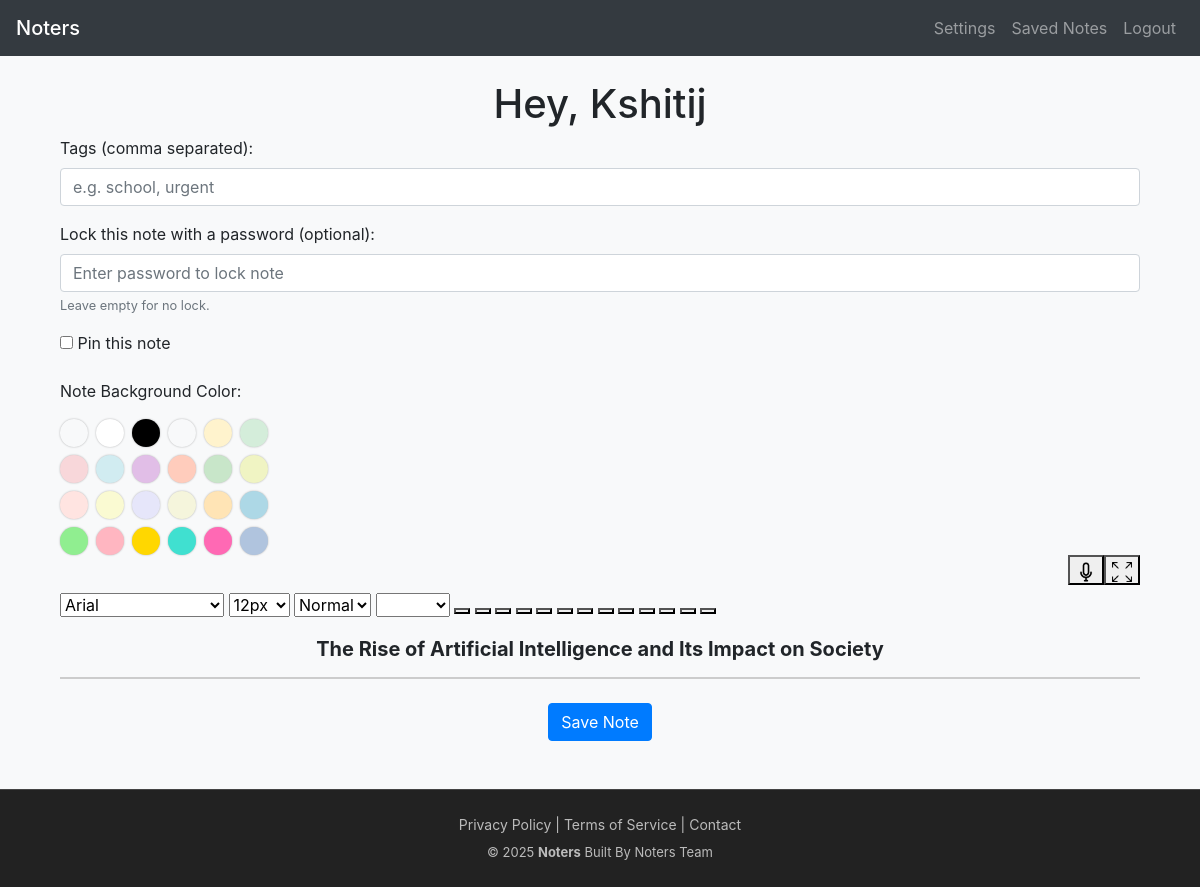
Page /edit/4 (signed in) on the committed database.
### website/models.py (models this page shows, shortened)
class User(db.Model, UserMixin):
    id = db.Column(db.Integer, primary_key=True)
    username = db.Column(db.String(150), unique=True, nullable=True)
    email = db.Column(db.String(150), unique=True, nullable=False)
    profile_pic_url = db.Column(db.String(255), nullable=False)
    password = db.Column(db.String(150), nullable=False)
    first_name = db.Column(db.String(150), nullable=False)
    notes = db.relationship('Note', backref='user', cascade='all, delete-orphan')
    created_at = db.Column(db.DateTime, default=datetime.utcnow)

class Note(db.Model):
    id = db.Column(db.Integer, primary_key=True)
    data = db.Column(db.Text)
    date = db.Column(db.DateTime(timezone=True), default=func.now())
    last_updated = db.Column(db.DateTime(timezone=True), default=func.now(), onupdate=func.now())
    bg_color = db.Column(db.String(20))
    tags = db.Column(db.String(100))
    is_pinned = db.Column(db.Boolean, default=False)
    is_completed = db.Column(db.Boolean, default=False)
    user_id = db.Column(db.Integer, db.ForeignKey('user.id'), nullable=False)
    summary = db.Column(db.Text, nullable=True)
    title = db.Column(db.String(255), nullable=False)
    order_index = db.Column(db.Integer, default=0)
    folder_id = db.Column(db.Integer, db.ForeignKey('folder.id'), nullable=True)
    folder = db.relationship('Folder', backref='notes')
    password_hash = db.Column(db.String(128), nullable=True)
    is_locked = db.Column(db.Boolean, default=False)
    versions = db.relationship('NoteVersion', backref='note', cascade='all, delete-orphan')

### website/views.py (the view, shortened to what this page needs)
@views.route('/edit/<int:note_id>', methods=['GET', 'POST'])
@login_required
def edit_note(note_id):
    note = Note.query.filter_by(user_id=current_user.id, id=note_id).first_or_404()
    return render_template("home.html", user=current_user, editing=True, edit_note=note)

### website/templates/home.html (shortened to what this page needs)
{% extends "base.html" %}
{% set hide_home = true %}
{% block content %}
{% if edit_note is defined %}
  {% set is_editing = true %}
{% else %}
  {% set is_editing = false %}
{% endif %}
<h1 class="text-center">Hey, {{ user.first_name }}</h1>
<link rel="stylesheet" href="https://cdnjs.cloudflare.com/ajax/libs/font-awesome/6.5.2/css/all.min.css">
<form  method="POST" id="noteForm" action="{{ url_for('views.edit_note', note_id=edit_note.id) if edit_note else url_for('views.home') }}">
  <div class="form-group">
    <label for="tags">Tags (comma separated):</label>
    <input type="text" class="form-control" name="tags" id="tags" placeholder="e.g. school, urgent"
       value="{{ edit_note.tags if edit_note else '' }}">
  </div>
  <div class="form-group">
    <label for="note_password">Lock this note with a password (optional):</label>
    <input type="password" class="form-control" id="note_password" name="password" placeholder="Enter password to lock note">
    <small class="form-text text-muted">Leave empty for no lock.</small>
  </div>
  <div class="form-group">
    <label>
  <input type="checkbox" name="is_pinned" id="is_pinned"
         {% if edit_note and edit_note.is_pinned %}checked{% endif %}> Pin this note
</label>
  </div>
  <div id="color-picker-container">
  <label>Note Background Color:</label>
  <div class="color-grid">
  <div class="color-swatch" data-color="default" title="Default"></div>
  <div class="color-swatch" data-color="white" style="background:#fff" title="White"></div>
  <div class="color-swatch" data-color="black" style="background:#000" title="Black"></div>
  <div class="color-swatch" data-color="#f8f9fa" style="background:#f8f9fa" title="Light Gray"></div>
  <div class="color-swatch" data-color="#fff3cd" style="background:#fff3cd" title="Yellow"></div>
  <div class="color-swatch" data-color="#d4edda" style="background:#d4edda" title="Green"></div>
  <div class="color-swatch" data-color="#f8d7da" style="background:#f8d7da" title="Red"></div>
  <div class="color-swatch" data-color="#d1ecf1" style="background:#d1ecf1" title="Blue"></div>
  <div class="color-swatch" data-color="#e1bee7" style="background:#e1bee7" title="Purple"></div>
  <div class="color-swatch" data-color="#ffccbc" style="background:#ffccbc" title="Orange"></div>
  <div class="color-swatch" data-color="#c8e6c9" style="background:#c8e6c9" title="Mint"></div>
  <div class="color-swatch" data-color="#f0f4c3" style="background:#f0f4c3" title="Lime"></div>
  <div class="color-swatch" data-color="#ffe4e1" style="background:#ffe4e1" title="Misty Rose"></div>
  <div class="color-swatch" data-color="#fafad2" style="background:#fafad2" title="Light Goldenrod"></div>
  <div class="color-swatch" data-color="#e6e6fa" style="background:#e6e6fa" title="Lavender"></div>
  <div class="color-swatch" data-color="#f5f5dc" style="background:#f5f5dc" title="Beige"></div>
  <div class="color-swatch" data-color="#ffe4b5" style="background:#ffe4b5" title="Moccasin"></div>
  <div class="color-swatch" data-color="#add8e6" style="background:#add8e6" title="Light Blue"></div>
  <div class="color-swatch" data-color="#90ee90" style="background:#90ee90" title="Light Green"></div>
  <div class="color-swatch" data-color="#ffb6c1" style="background:#ffb6c1" title="Light Pink"></div>
  <div class="color-swatch" data-color="#ffd700" style="background:#ffd700" title="Gold"></div>
  <div class="color-swatch" data-color="#40e0d0" style="background:#40e0d0" title="Turquoise"></div>
  <div class="color-swatch" data-color="#ff69b4" style="background:#ff69b4" title="Hot Pink"></div>
  <div class="color-swatch" data-color="#b0c4de" style="background:#b0c4de" title="Light Steel Blue"></div>
</div>
</div>
  <div class="mb-2 d-flex justify-content-end">
    <button type="button" id="mic-btn" title="Start voice input">
      <img src="{{ url_for('static', filename='mic.png') }}" alt="Mic" style="width:20px;height:20px;">
    </button>
    <button type="button" id="fullscreen-btn" title="Toggle fullscreen">
      <img id="fullscreen-icon" src="{{ url_for('static', filename='fullscreen.png') }}" alt="Fullscreen" style="width:20px;height:20px;">
    </button>
  </div>
  <div id="editor-full-container" class="fullscreen-note">
  <div id="toolbar" class="mb-2">
    <select class="ql-font">
      <option value="arial" selected>Arial</option>
    </select>
    <select class="ql-size">
      <option value="12px" selected>12px</option>
    </select>
    <select class="ql-header">
      <option selected>Normal</option>
    </select>
    <select class="ql-align">
      <option selected></option>
      <option value="center">Center</option>
    </select>
    <button type="button" class="ql-direction" value="rtl"></button>
    <button class="ql-bold"></button>
    <button class="ql-italic"></button>
    <button class="ql-underline"></button>
    <button class="ql-strike"></button>
    <button class="ql-blockquote"></button>
    <button class="ql-code-block"></button>
    <button class="ql-list" value="ordered"></button>
    <button class="ql-list" value="bullet"></button>
    <button class="ql-link"></button>
    <button class="ql-image"></button>
    <button class="ql-video"></button>
    <button class="ql-clean"></button>
  </div>
  <form id="saveNoteForm" action="{{ url_for('views.saved_notes') }}" method="POST">
  <input type="text" id="note-title" name="title" placeholder="Enter note title here"
       value="{{ edit_note.title if edit_note else '' }}">
  <div id="editor-wrapper" style="border: 1px solid #ccc;">
  </div>
</div>
</div>
<br>
<div class="text-center">
  <button type="submit" class="btn btn-primary">Save Note</button>
  </div>
{% endblock %}
{% block javascript %}
<link href="https://cdn.quilljs.com/1.3.6/quill.snow.css" rel="stylesheet">
<link href="https://cdnjs.cloudflare.com/ajax/libs/select2/4.0.13/css/select2.min.css" rel="stylesheet" />
{% endblock %}

### website/templates/base.html (style rules this page uses)
:root { --transition-speed: 0.3s; }
body { background-color: #f8f9fa; color: #212529; transition: background-color var(--transition-speed), color var(--transition-speed); }
button, .btn { position: relative; overflow: hidden; transition: transform 0.25s ease, box-shadow 0.25s ease; }
button::after, .btn::after { content: ""; position: absolute; top: 0; left: -75%; width: 50%; height: 100%; background: linear-gradient( 120deg, rgba(255, 255, 255, 0.3) 0%, rgba(255, 255, 255, 0) 60% ); transform: skewX(-20deg); }

### website/templates/home.html (style rules this page uses)
.color-grid { display: grid; grid-template-columns: repeat(6, 28px); gap: 8px; margin-top: 8px; }
.color-swatch { width: 28px; height: 28px; border-radius: 50%; cursor: pointer; border: 2px solid transparent; box-shadow: 0 0 2px rgba(0,0,0,0.3); transition: border 0.2s, transform 0.2s; }
#note-title { background: transparent; border: none; outline: none; font-size: 20px; font-weight: bold; text-align: center; width: 100%; margin: 8px 0 12px 0; color: inherit; }
#note-title::placeholder { color: rgba(255,255,255,0.6); }
body:not(.dark-mode) #note-title::placeholder { color: rgba(0,0,0,0.5); }

### rows in the picture
User: first_name "Kshitij"
Note: title "The Rise of Artificial Intelligence and Its Impact on Society"

### other values in the picture
{{ current_year or 2025 }} "2025"
